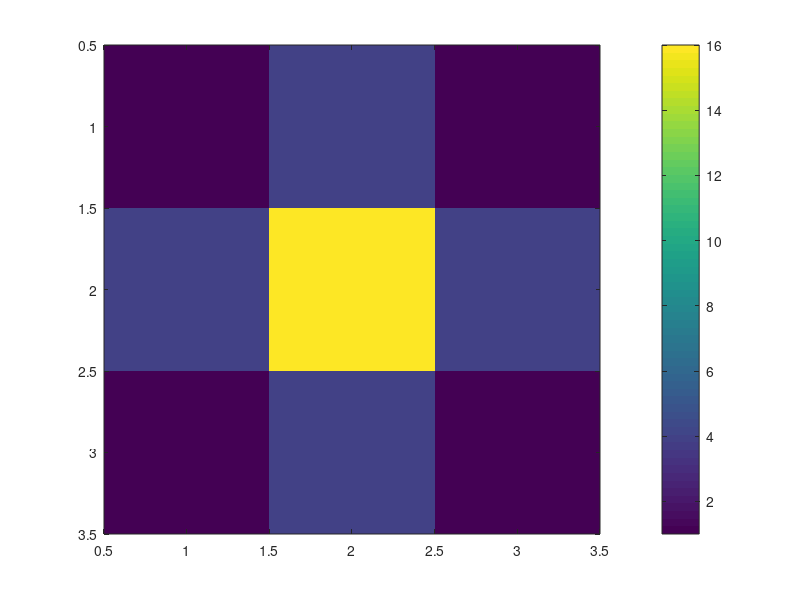

This chart was generated by the following MATLAB code: (Note: this script raises an error after producing the figure.)

clc;
W = [1, 2, 1;
        2, 4, 2;
        1, 2, 1];
% 
% W = fir1(40, 0.5)'*fir1(40, 0.5); 

fr = figure;
imagesc( abs( fftshift(fft2(W))));
colorbar;
savefig(fr, 'data/results/frequency_response.fig');


satpic = double(imread('sail.tif'));

prefilter = 1;
if prefilter
    disp('Prefiltered');
    img_filtered = prefilterlowpass2d(satpic, W);
else
    
    disp('Not Prefiltered');
    img_filtered = satpic;
end
% disp('Filtering Quality;');
% calcPSNR(satpic, img_filtered, 0);
% figure;
% subplot(121)
% imshow(satpic/255);
% title('raw');
% subplot(122);
% imshow(img_filtered/255);
% title('prefiltered');

[h, w, d] = size(img_filtered);
downsampled_img = zeros(h/2, w/2, d);

for ch = 1 :d  
    downsampled_img(:, :, ch) = downsample( downsample(img_filtered(:,:,ch), 2)', 2)';
end




upsampled_img = zeros(h, w, d);
for ch = 1 :d  
    upsampled_img(:, :, ch) = upsample(upsample(downsampled_img(:,:,ch), 2)', 2)';
end

upsampled_img_filtered = 4 * prefilterlowpass2d(upsampled_img, W);
% figure;
% subplot(221);
% imshow(img_filtered/255);
% title('prefiltered');
% 
% subplot(222)
% imshow(downsampled_img/255);
% title('downsampled');
% subplot(223)
% imshow(upsampled_img/255);
% title('upsampled');
% 
% subplot(224)
% imshow(upsampled_img_filtered/255);
% title('post-filtered');
figure;
imshow(upsampled_img_filtered/255);
title("post-filtered" + num2str(size(W)));
calcPSNR(satpic, upsampled_img_filtered, 0)